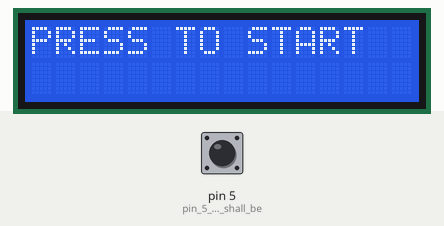
Simulated run of this sketch. Board: Arduino Uno, built with avr-gcc and run on an emulated ATmega328P. On the bench: 16×2 character LCD. Inputs (shaded band) come from the test bench; at power-on: pin 5 (pin_5_of_Arduino_shall_be) HIGH.

Above: at 1.2 s.
1.3 s: pin 5 (pin_5_of_Arduino_shall_be) pulled LOW for 0.15 s
At 1.47 s:
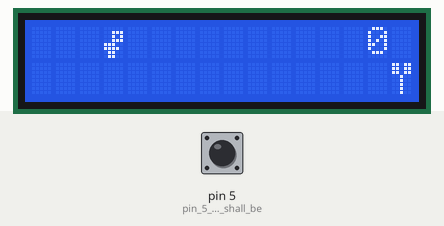
3.6 s: pin 5 (pin_5_of_Arduino_shall_be) pulled LOW for 1 s
At 3.88 s:
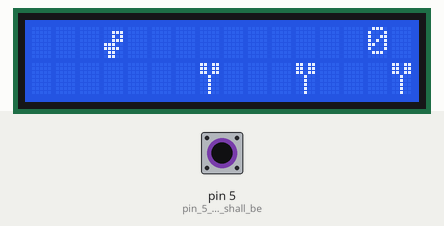
7.6 s: pin 5 (pin_5_of_Arduino_shall_be) pulled LOW for 1 s
At 8.38 s:
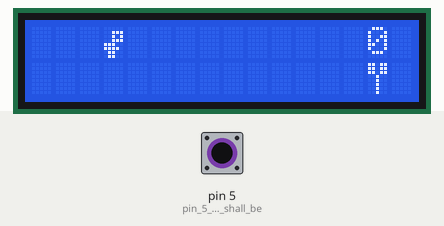
10.1 s: pin 5 (pin_5_of_Arduino_shall_be) pulsed LOW 5 times (0.12 s each, 0.3 s apart)
At 12.3 s:
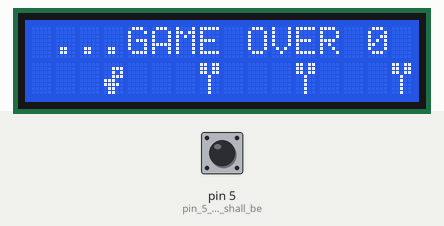
14.5 s: pin 5 (pin_5_of_Arduino_shall_be) pulled LOW for 0.15 s
At 18.3 s:
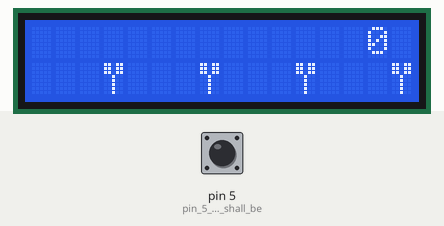

The sketch:

LCD_DinoGame.ino
```cpp
// ----------------------------------------------------------------------------------------
//                                  IMPORTING LIBRARIES
// ----------------------------------------------------------------------------------------
#include <LiquidCrystal_I2C.h> // I2C-LCD-Bibliothek einbinden

// bugs to be fixed:
//    proper restart of the game
//    show the correct score

// Erzeuge das LCD-Objekt mit der I2C-Adresse des LCDs (häufig 0x27 oder 0x3F)
LiquidCrystal_I2C lcd(0x27, 16, 2); // Adresse, Anzahl der Spalten und Zeilen


boolean gameOn = false;               // is the game on or are we in the menu
boolean dinoInAir = false;            // is the dino in the air? default is false
int score = 0;                        // player score, amount of trees the player jumped over

int treePositions[] ={16,20,24,28};   // initial positions of the trees before they start moving into the screen

// define the graphical shape of the dino and the tree
// each cell of the 32 cells contains 8 rows of each 5 pixels
// B00111 for example means that this row's first two pixels are dark
// and the last three are bright

  byte dino[8]
  {
    B00000,
    B00111,
    B00101,
    B00111,
    B11100,
    B11110,
    B01100,
    B01100
  };

  byte tree[8] {
    B11011,
    B11011,
    B11011,
    B00100,
    B00100,
    B00100,
    B00100,
    B00100
  };

// --------------------------------------------------------------------------------

int treeMillis = 0;         // amount of milli seconds since the tree has last been moved
int dinoMillis = 0;         // amount of milli seconds since the dino has not touched the ground


// --------------------------------------------------------------------------------
void setup() {
lcd.begin(16,2);
lcd.backlight();
pinMode(5,INPUT_PULLUP);  // pin 5 of Arduino shall be input for the button


lcd.createChar(2,dino);   // create a custom character for the dino and tree with the pixel code defined above
lcd.createChar(1,tree);   // it is then saved in the LCD. Possible indices for saving are 0-7

lcd.setCursor(0,0);           // setup the start screen
lcd.print("PRESS TO START");


}


// --------------------------------------------------------------------------------

void loop() {

static int lastButtonPressed = HIGH;          // securing the state of the last time the loop checked if the button was pressed

int buttonState = digitalRead(5);

if (buttonState==LOW and gameOn==false){
  lcd.clear();
  gameOn = true;
  score = 0;
  lcd.setCursor(3,1);
  lcd.write(2);

for (int j=0; j<4; j++){
  treePositions[j] = 16 +(j*4);
}


}


if (gameOn == true){

lcd.setCursor(14,0);
lcd.print(score);

int currentMillis = millis();

if (currentMillis - dinoMillis > 800 and dinoInAir == true){
  lcd.setCursor(3,0);
  lcd.print(" ");
  lcd.setCursor(3,1);
  lcd.write(2);
  dinoInAir = false;
  dinoMillis = currentMillis;
}

if (buttonState == LOW && dinoInAir ==false && lastButtonPressed == HIGH){
  lcd.setCursor(3,1);
  lcd.print(" ");
  lcd.setCursor(3,0);
  lcd.write(2);
  dinoMillis = currentMillis;
  dinoInAir = true;

}

lastButtonPressed = buttonState;

if(currentMillis - treeMillis > 300){


for (int i=0; i<4 ; i++){


int pos = treePositions[i];

if (pos==3 and dinoInAir == false){
 score = 0;
  lcd.setCursor(1,0);
  lcd.print("...GAME OVER");
  gameOn = false;

  delay(1000);
      for (int i=0; i<16;i++){
        lcd.setCursor(i,1);
        lcd.print(" ");
        lcd.setCursor(i,0);
        lcd.print(" ");
        delay(100);
        }
  lcd.setCursor(0,0);
lcd.print("PRESS TO START");


gameOn = false;
  return;
}

 if (pos==3 and dinoInAir == true){
  score++;
  lcd.setCursor(14,0);
  lcd.print("  ");
  lcd.setCursor(14,0);
  lcd.print(score);
}


lcd.setCursor(pos,1);
lcd.print(" ");
lcd.setCursor(pos-1,1);
lcd.write(1);


if (pos==0){
  lcd.setCursor(0,1);
  lcd.print(" ");
  treePositions[i]=16;
}
else{
  treePositions[i]--;
}


treeMillis = currentMillis;
}

}


}


}
```

Measured:
- after the input at 1.3 s, the display: changes at once (image 1)
- after the input at 7.6 s, the display: first differs from a run without the input after 0.33 s (image 3 shows a later state)
- after the input at 14.5 s, the display: first changes at once (image 5 shows a later state)
